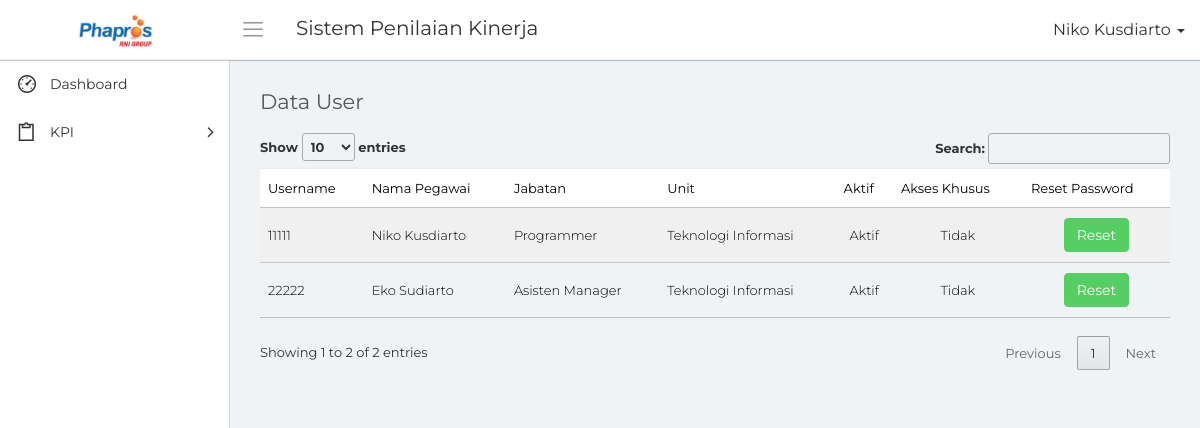
Screenshot of /data_user.php (signed in) with the database file from the repository.
### tables this page shows
CREATE TABLE `user` (
  `id_user` bigint(20) NOT NULL,
  `username` varchar(50) NOT NULL,
  `password` varchar(50) NOT NULL,
  `status` int(2) NOT NULL DEFAULT '1',
  `aksus` int(2) NOT NULL DEFAULT '0'
);

CREATE TABLE `mst_anggota` (
  `id_anggota` bigint(20) NOT NULL,
  `nik` varchar(50) NOT NULL,
  `nama` varchar(50) NOT NULL,
  `jenis_kelamin` int(2) NOT NULL,
  `tempat_lahir` varchar(50) NOT NULL,
  `tanggal_lahir` date NOT NULL,
  `status` int(2) NOT NULL,
  `nomor_hp` varchar(20) NOT NULL,
  `email` varchar(50) NOT NULL,
  `id_golongan` bigint(20) NOT NULL,
  `id_jabatan` bigint(20) NOT NULL,
  `id_unit` bigint(20) NOT NULL,
  `alamat` text NOT NULL,
  `tanggal_input` date NOT NULL
);

CREATE TABLE `mst_jabatan` (
  `id_jabatan` bigint(20) NOT NULL,
  `nama_jabatan` varchar(50) NOT NULL,
  `tanggal_input` date NOT NULL
);

CREATE TABLE `mst_unit` (
  `id_unit` bigint(20) NOT NULL,
  `nama_unit` varchar(50) NOT NULL,
  `tanggal_input` date NOT NULL
);

### conn/database.php (called while the page is built, shortened)
<?php
	class database{
		function __construct(){
			$this->connection = new mysqli('localhost', 'root', '','phapros_final');
		}
		function tampil_user(){
			$query = $this->connection->query("SELECT u.*, a.nama, j.nama_jabatan, un.nama_unit FROM user u JOIN mst_anggota a ON u.username = a.nik JOIN mst_jabatan j ON j.id_jabatan = a.id_jabatan JOIN mst_unit un ON un.id_unit = a.id_unit");
			while($tampil = $query->fetch_array())
				$hasil[] = $tampil;
			return $hasil;
		}
		function tampil_akses(){
			$query = $this->connection->query("SELECT * FROM akses_menu");
			while($tampil = $query->fetch_array())
				$hasil[] = $tampil;
			return $hasil;
		}
	}
?>

### data_user.php (the view, shortened to what this page needs)
<?php
    include "conn/database.php";
    $db = new database();
    $nama = $_SESSION['nama'];
    $jabatan = $_SESSION['id_jabatan'];
?>
<!DOCTYPE html>
<html>
    <head>
        <link rel="stylesheet" type="text/css" href="assets/css/bootstrap.min.css">
        <link rel="stylesheet" type="text/css" href="assets/css/font-awesome.min.css">
        <link rel="stylesheet" type="text/css" href="assets/css/line-awesome.min.css">
        <link rel="stylesheet" type="text/css" href="https://cdn.datatables.net/1.10.19/css/jquery.dataTables.css">
		<link rel="stylesheet" type="text/css" href="assets/css/select2.min.css">
		<link rel="stylesheet" type="text/css" href="assets/css/bootstrap-datetimepicker.min.css">
        <link rel="stylesheet" type="text/css" href="assets/css/style.css">
    </head>
    <body>
        <div class="main-wrapper">
            <div class="header">
				<div class="header-left">
                    <a href="index.php" class="logo">
						<img src="assets/img/logo-phapros.jpg" width="75" height="" alt="">
					</a>
                </div>
				<a id="toggle_btn" href="javascript:void(0);"><i class="la la-bars"></i></a>
                <div class="page-title-box pull-left">
					<h3>Sistem Penilaian Kinerja</h3>
                </div>
				<ul class="nav navbar-nav navbar-right user-menu pull-right">
					<li class="dropdown">
						<a href="" class="dropdown-toggle user-link" data-toggle="dropdown" title="Admin">
							<span>
                                <?php echo $nama; ?>
                            </span>
							<i class="caret"></i>
						</a>
					</li>
				</ul>
            </div>
            <div class="sidebar" id="sidebar">
                <div class="sidebar-inner slimscroll">
					<div id="sidebar-menu" class="sidebar-menu">
						<ul>
							<li>
								<a href="index.php"><i class="la la-dashboard"></i> <span>Dashboard</span></a>
							</li>
                            <?php
                                foreach($db->tampil_akses() as $tampil)
                                {
                                    if($tampil['id_jabatan'] == $jabatan)
                                    {
                                        $m1 = $tampil['menu1'];
                                        $m2 = $tampil['menu2'];
                                        $m3 = $tampil['menu3'];
                                        $m4 = $tampil['menu4'];
                                        $m5 = $tampil['menu5'];
                                        $m6 = $tampil['menu6'];
                                        $m7 = $tampil['menu7'];
                                    }
                                }
                            ?>
                            <li class="submenu">
								<a href="#"><i class="la la-clipboard"></i> <span> KPI</span> <span class="menu-arrow"></span></a>
							</li>
						</ul>
					</div>
                </div>
            </div>
            <div class="page-wrapper">
                <div class="content container-fluid">
					<div class="row">
						<div class="col-xs-12">
							<h4 class="page-title">Data User</h4>
						</div>
					</div>
					<div class="row">
						<div class="col-md-12">
							<div class="table-responsive">
								<table class="table table-striped custom-table m-b-0 display" id="tabel">
									<thead>
										<tr>
											<th>Username</th>
                                            <th>Nama Pegawai</th>
                                            <th>Jabatan</th>
                                            <th>Unit</th>
                                            <th>Aktif</th>
                                            <th>Akses Khusus</th>
                                            <th>Reset Password</th>
										</tr>
									</thead>
									<tbody>
                                    <?php
                                        foreach($db->tampil_user() as $data)
                                        {
                                    ?>
                                            <tr>
                                                <td><?php echo $data['username']; ?></td>
                                                <td><?php echo $data['nama']; ?></td>
                                                <td><?php echo $data['nama_jabatan']; ?></td>
                                                <td><?php echo $data['nama_unit']; ?></td>
                                                <td><center>
                                                <?php
                                                    if($_SESSION['aksus'] == TRUE)
                                                    {
                                                ?>
                                                        <input data-id="<?php echo $data['id_user']; ?>" data-field="status" data-jenis="verifikasi" type="checkbox" id='verifikasi1' <?php echo ($data['status'] == 1)?'checked':''; ?>>
                                                <?php
                                                    }
                                                    else {
                                                        echo ($data['status'] == 1)?'Aktif':'Tidak Aktif';
                                                    }
                                                ?>
                                                </center></td>
                                                <td><center>
                                                    <?php
                                                        if($_SESSION['aksus'] == TRUE)
                                                        {
                                                    ?>
                                                            <input data-id="<?php echo $data['id_user']; ?>" data-field="aksus" data-jenis="verifikasi" type="checkbox" id='verifikasi1' <?php echo ($data['aksus'] == 1)?'checked':''; ?>>
                                                    <?php
                                                        }
                                                        else {
                                                            echo ($data['aksus'] == 1)?'Ya':'Tidak';
                                                        }
                                                    ?>
                                                </center></td>
                                                <td><center><a href="#" class="btn btn-success" id='verifikasi2' data-jenis="reset" data-id="<?php echo $data['id_user']; ?>" data-username="<?php echo $data['username']; ?>">Reset</a></center></td>
                                            </tr>
                                    <?php
                                        }
                                    ?>
									</tbody>
								</table>
							</div>
						</div>
					</div>
                </div>
            </div>
        </div>
    </body>
</html>

### rows the page displays
user: username "11111", mst_anggota.nama "Niko Kusdiarto", mst_jabatan.nama_jabatan "Programmer", mst_unit.nama_unit "Teknologi Informasi", status "Aktif", aksus "Tidak"
user: username "22222", mst_anggota.nama "Eko Sudiarto", mst_jabatan.nama_jabatan "Asisten Manager", mst_unit.nama_unit "Teknologi Informasi", status "Aktif", aksus "Tidak"

### other values shown
$nama "Niko Kusdiarto"
